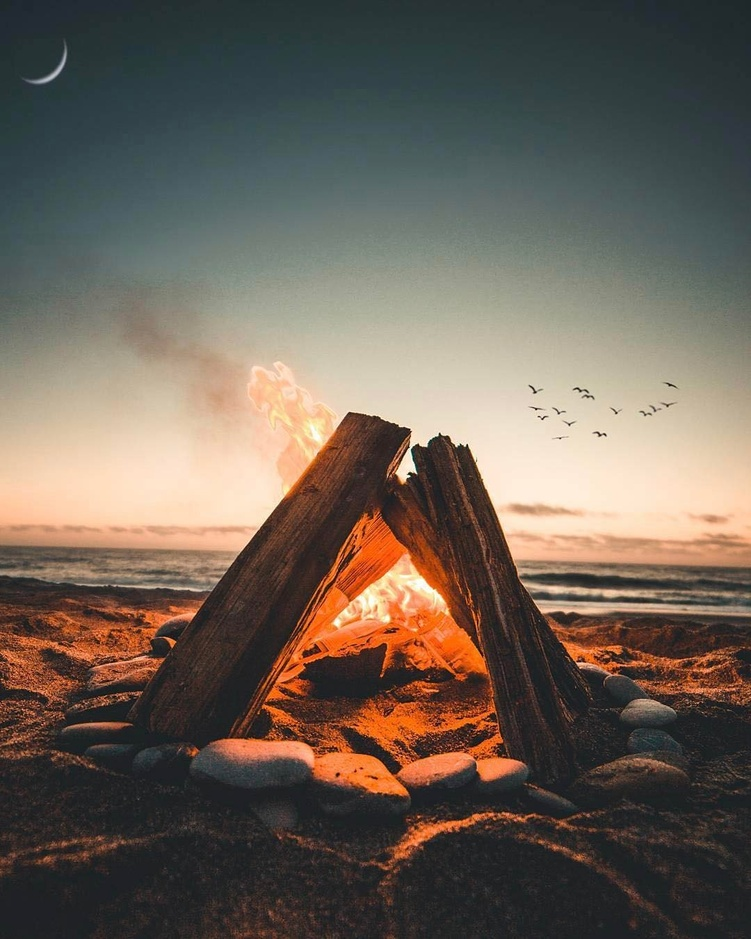
%> input picture Compresion-de-imagenes-con-SVD+PCA/fogata.jpg, 751 x 939 px, shrunk from 1080 x 1350 before the run
$ octave pruebas.m   (GNU Octave 9; MATLAB toolbox functions it lacks are replaced by stand-ins)
%> lines starting %> are read from the running program, lines starting %| are printed output that depends on the picture
RGB = imread('fogata.jpg');
%> RGB is the input picture: size 939x751x3 uint8; mean R, G, B 108.3, 96.8, 85.8
R = RGB(:,:,1);
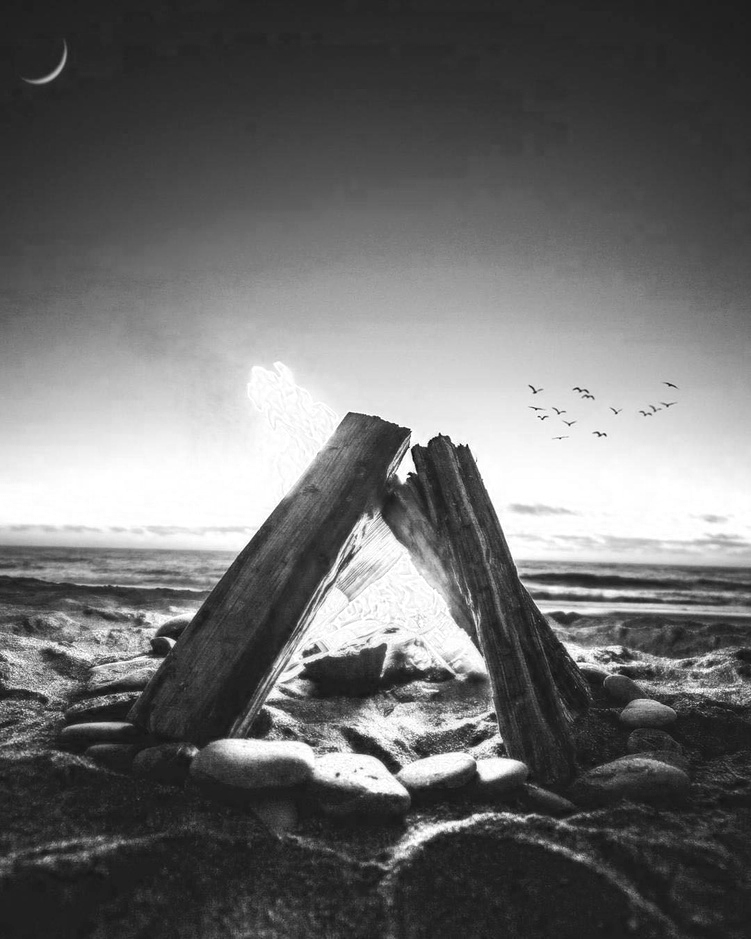
%> R: size 939x751 uint8; min 6, max 255, mean 108.3
G = RGB(:,:,2);
B = RGB(:,:,3);
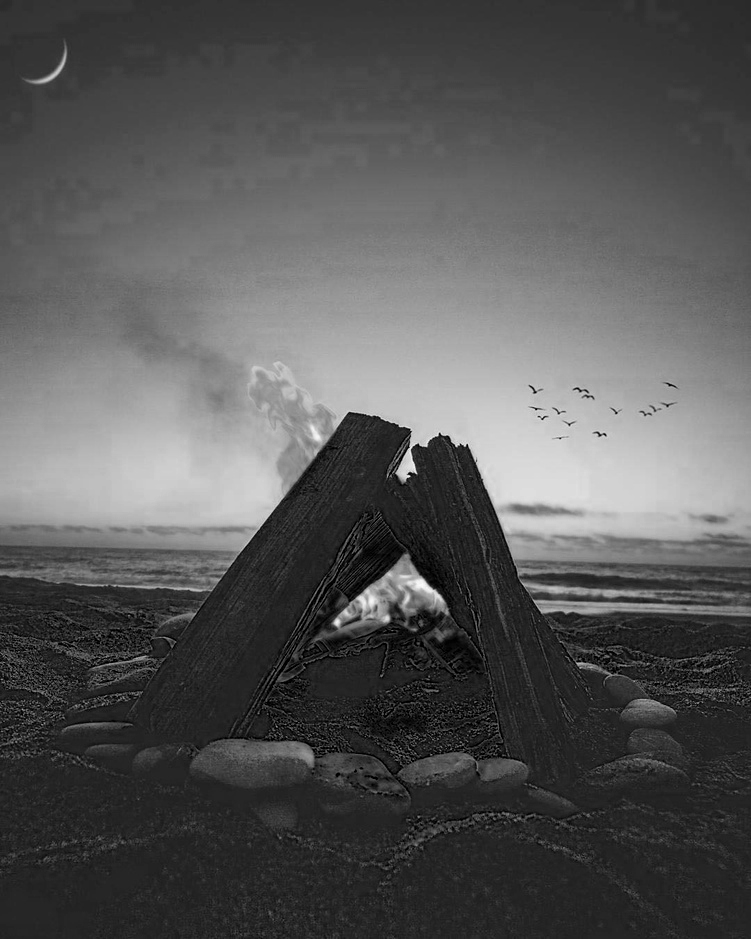
%> B: size 939x751 uint8; min 0, max 249, mean 85.8
Y = 0.299 * R + 0.587 * G + 0.114 * B;
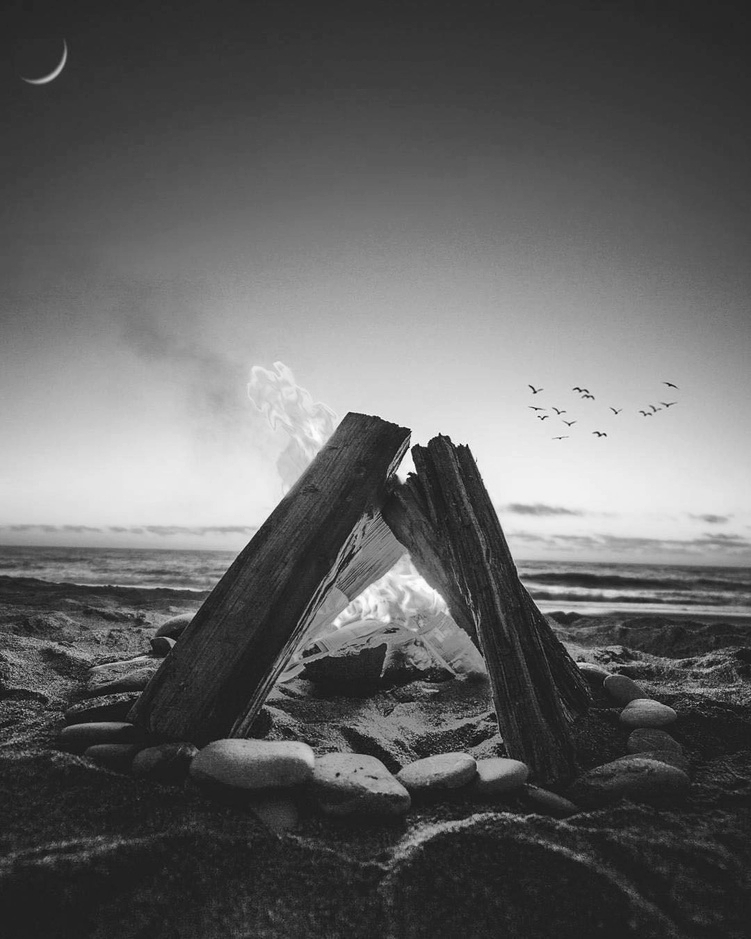
%> Y: size 939x751 uint8; min 6, max 254, mean 99
U = -0.14713 * R - 0.28886 * G + 0.436 * B;
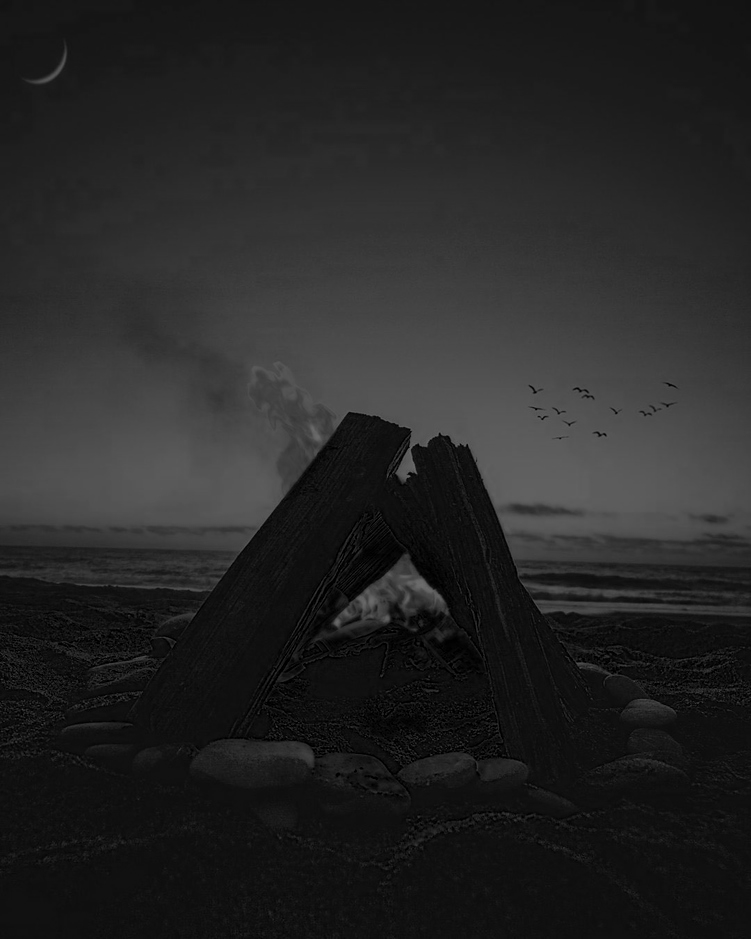
%> U: size 939x751 uint8; min 0, max 109, mean 37.4
V = 0.615 * R - 0.51499 * G - 0.10001 * B;
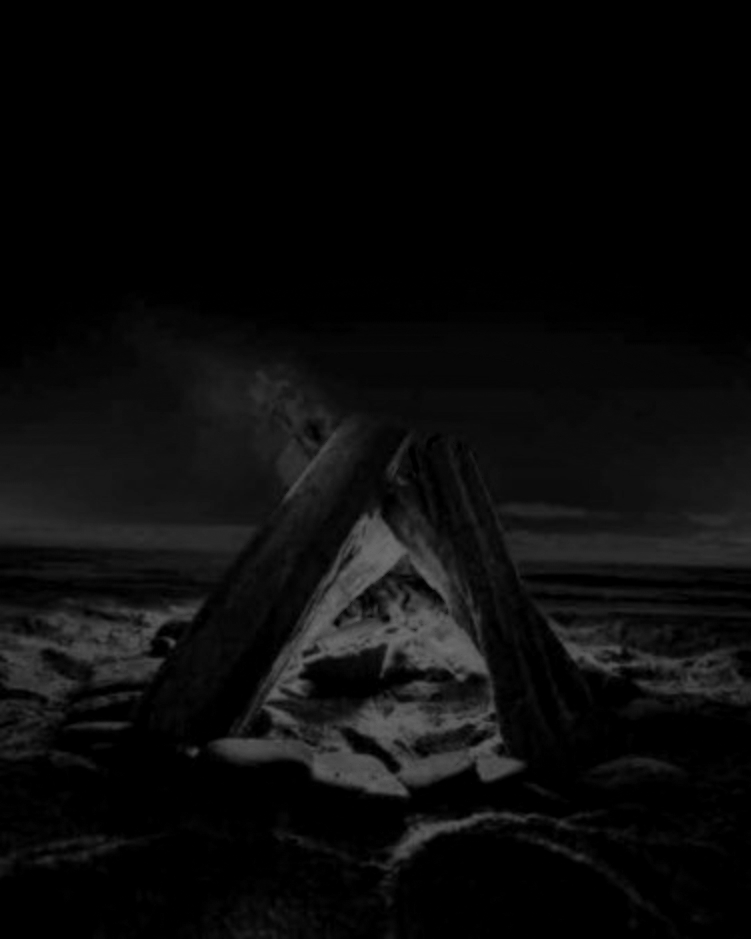
%> V: size 939x751 uint8; min 0, max 111, mean 11.1
YUV = cat(3,Y,U,V);
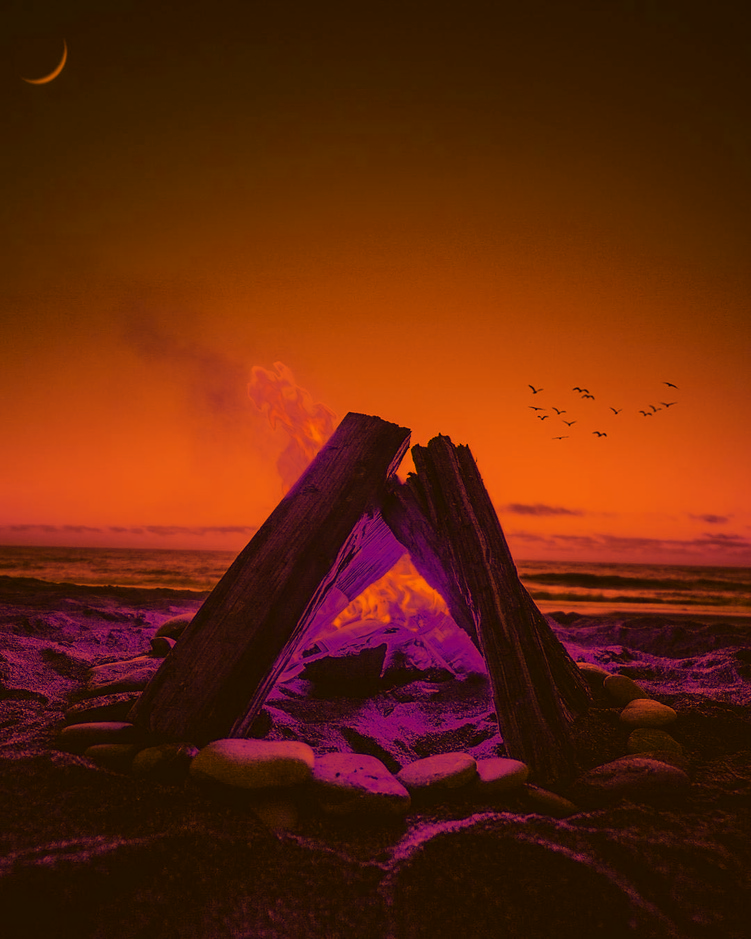
%> YUV: size 939x751x3 uint8; mean R, G, B 99, 37.4, 11.1
imshow(YUV);
